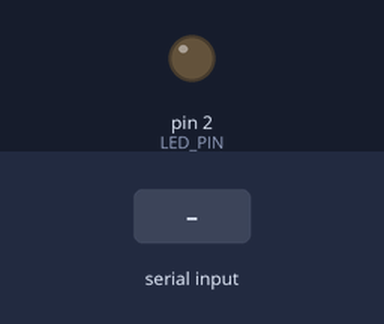
Recording of a sketch running on a simulated Arduino Uno, built with avr-gcc and run on an emulated ATmega328P. On the bench: output pins drawn as LEDs (lit = HIGH). The inputs (shaded band) are chosen by the test bench.

Above: at 1.2 s.
1.3 s: "90,45\n" received over Serial
At 1.41 s:
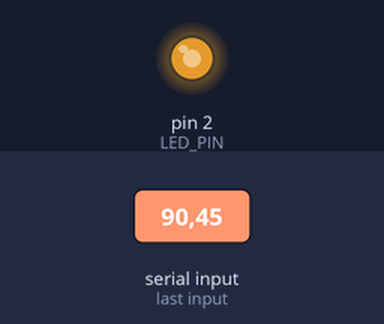
Timing chart, 0 to 10.3 s (numbered marks = the images above; inputs shaded):
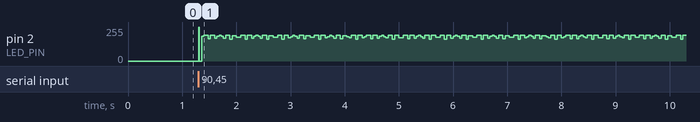

The sketch:

activity2.ino
```cpp
const int LED_PIN = 2;
double val = 0;

void setup()
{
    pinMode(LED_PIN, OUTPUT);
    Serial.begin(115200);
}

void loop()
{
    if (Serial.available() > 0)
    {
        char input = Serial.read();
        val = (input - '0') / 10.0;
    }
    if (val != 0) digitalWrite(LED_PIN, HIGH);
    delayMicroseconds((unsigned int)(val * 1000));
    digitalWrite(LED_PIN, LOW);
    delayMicroseconds((unsigned int)((1-val) * 1000));
}
```
